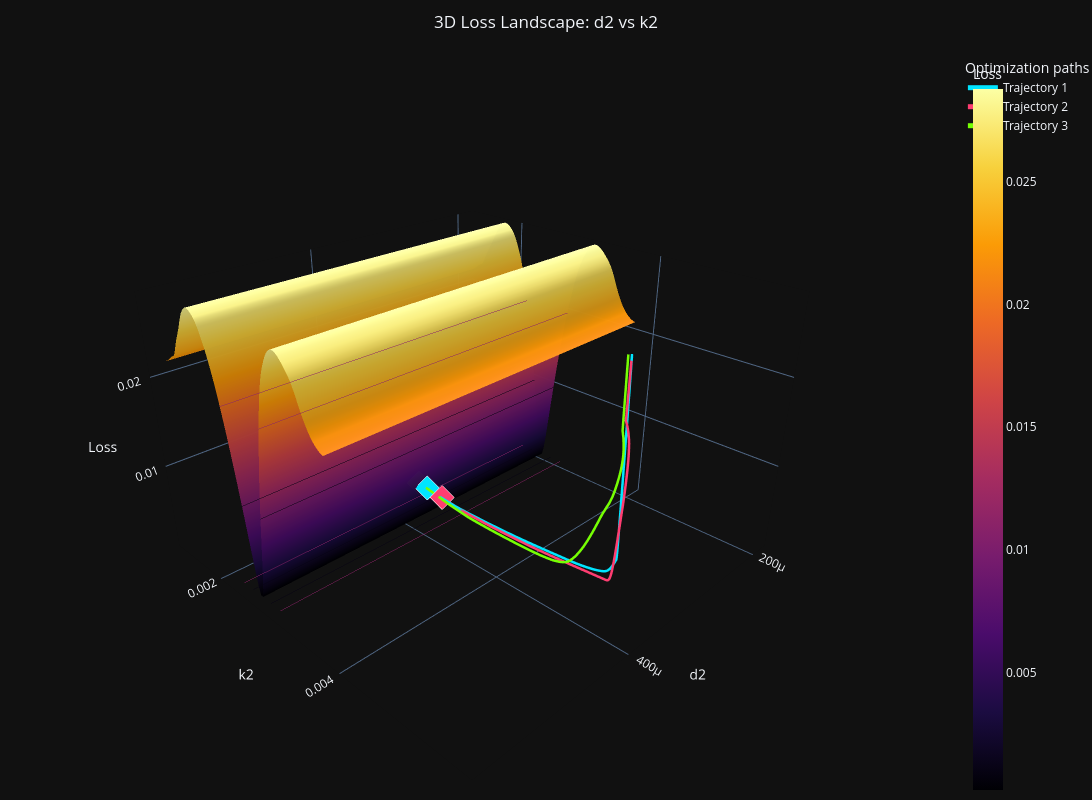

The code cell stored with this chart in its notebook:
### Code cell
x, y = 'd2', 'k2'
X[x], Y[y], loss_landscape[f'{x}-{y}'] = calculate_3d_loss_landscape(x, y, original_params = or_params)

plot_3d_loss_landscape_and_trajectories('d2', 'k2', X['d2'], Y['k2'], loss_landscape['d2-k2'])

### Figure 1 — Plotly figure (JSON) as saved in the notebook; plotly's stock layout.template omitted (floating-point values rounded to 4 significant figures; data arrays with more than 128 entries replaced by an {"elided": "..."} marker saying what was removed)
{"data": [{"cmax": 0.02877, "cmin": 0.0002112, "colorbar": {"title": {"text": "Loss"}}, "colorscale": [[0, "#000004"], [0.1111, "#1b0c41"], [0.2222, "#4a0c6b"], [0.3333, "#781c6d"], [0.4444, "#a52c60"], [0.5556, "#cf4446"], [0.6667, "#ed6925"], [0.7778, "#fb9b06"], [0.8889, "#f7d13d"], [1, "#fcffa4"]], "contours": {"z": {"highlightcolor": "#f5f5f5", "project": {"z": true}, "show": true, "usecolormap": true}}, "hovertemplate": "d2: %{x:.5g}<br>k2: %{y:.5g}<br>Loss: %{z:.5g}<extra></extra>", "opacity": 0.98, "showscale": true, "type": "surface", "x": {"elided": "100x100 float values"}, "y": {"elided": "100x100 float values"}, "z": {"elided": "100x100 float values"}}, {"hovertemplate": "d2: %{x:.5g}<br>k2: %{y:.5g}<br>Loss: %{z:.5g}<extra>Trajectory 1</extra>", "line": {"color": "#00E5FF", "width": 5}, "mode": "lines", "name": "Trajectory 1", "type": "scatter3d", "x": {"elided": "6000 float values"}, "y": {"elided": "6000 float values"}, "z": {"elided": "6000 float values"}}, {"hovertemplate": "Final d2: %{x:.5g}<br>Final k2: %{y:.5g}<br>Final loss: %{z:.5g}<extra></extra>", "marker": {"color": "#00E5FF", "line": {"color": "white", "width": 1}, "size": 8, "symbol": "diamond"}, "mode": "markers", "name": "Trajectory 1 endpoint", "showlegend": false, "type": "scatter3d", "x": [0.0003807], "y": [0.002708], "z": [0.004564]}, {"hovertemplate": "d2: %{x:.5g}<br>k2: %{y:.5g}<br>Loss: %{z:.5g}<extra>Trajectory 2</extra>", "line": {"color": "#FF3D71", "width": 5}, "mode": "lines", "name": "Trajectory 2", "type": "scatter3d", "x": {"elided": "6000 float values"}, "y": {"elided": "6000 float values"}, "z": {"elided": "6000 float values"}}, {"hovertemplate": "Final d2: %{x:.5g}<br>Final k2: %{y:.5g}<br>Final loss: %{z:.5g}<extra></extra>", "marker": {"color": "#FF3D71", "line": {"color": "white", "width": 1}, "size": 8, "symbol": "diamond"}, "mode": "markers", "name": "Trajectory 2 endpoint", "showlegend": false, "type": "scatter3d", "x": [0.0003829], "y": [0.002981], "z": [0.00461]}, {"hovertemplate": "d2: %{x:.5g}<br>k2: %{y:.5g}<br>Loss: %{z:.5g}<extra>Trajectory 3</extra>", "line": {"color": "#76FF03", "width": 5}, "mode": "lines", "name": "Trajectory 3", "type": "scatter3d", "x": {"elided": "6000 float values"}, "y": {"elided": "6000 float values"}, "z": {"elided": "6000 float values"}}, {"hovertemplate": "Final d2: %{x:.5g}<br>Final k2: %{y:.5g}<br>Final loss: %{z:.5g}<extra></extra>", "marker": {"color": "#76FF03", "line": {"color": "white", "width": 1}, "size": 8, "symbol": "diamond"}, "mode": "markers", "name": "Trajectory 3 endpoint", "showlegend": false, "type": "scatter3d", "x": [0.0003796], "y": [0.002558], "z": [0.004546]}], "layout": {"height": 800, "legend": {"title": {"text": "Optimization paths"}}, "margin": {"b": 0, "l": 0, "r": 0, "t": 55}, "scene": {"aspectmode": "manual", "aspectratio": {"x": 1.25, "y": 1.25, "z": 0.8}, "camera": {"eye": {"x": 1.6, "y": 1.6, "z": 1.15}}, "dragmode": "orbit", "xaxis": {"title": {"text": "d2"}}, "yaxis": {"title": {"text": "k2"}}, "zaxis": {"range": [0.0002112, 0.02877], "title": {"text": "Loss"}}}, "title": {"text": "3D Loss Landscape: d2 vs k2", "x": 0.5}, "width": 1100}}
